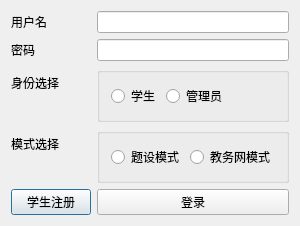
<?xml version="1.0" encoding="UTF-8"?>
<ui version="4.0">
 <class>LoginDialogClass</class>
 <widget class="QDialog" name="LoginDialogClass">
  <property name="geometry">
   <rect>
    <x>0</x>
    <y>0</y>
    <width>279</width>
    <height>177</height>
   </rect>
  </property>
  <property name="windowTitle">
   <string>登录</string>
  </property>
  <layout class="QFormLayout" name="formLayout_3">
   <item row="0" column="0">
    <widget class="QLabel" name="label">
     <property name="text">
      <string>用户名</string>
     </property>
     <property name="buddy">
      <cstring>lineEdit</cstring>
     </property>
    </widget>
   </item>
   <item row="0" column="1">
    <widget class="QLineEdit" name="lineEdit"/>
   </item>
   <item row="1" column="0">
    <widget class="QLabel" name="label_2">
     <property name="text">
      <string>密码</string>
     </property>
     <property name="buddy">
      <cstring>lineEdit_2</cstring>
     </property>
    </widget>
   </item>
   <item row="1" column="1">
    <widget class="QLineEdit" name="lineEdit_2">
     <property name="echoMode">
      <enum>QLineEdit::Password</enum>
     </property>
    </widget>
   </item>
   <item row="2" column="0">
    <widget class="QLabel" name="label_3">
     <property name="text">
      <string>身份选择</string>
     </property>
    </widget>
   </item>
   <item row="2" column="1">
    <widget class="QGroupBox" name="groupBox">
     <property name="title">
      <string/>
     </property>
     <layout class="QFormLayout" name="formLayout">
      <item row="0" column="0">
       <widget class="QRadioButton" name="radioButton">
        <property name="text">
         <string>学生</string>
        </property>
       </widget>
      </item>
      <item row="0" column="1">
       <widget class="QRadioButton" name="radioButton_2">
        <property name="text">
         <string>管理员</string>
        </property>
       </widget>
      </item>
     </layout>
    </widget>
   </item>
   <item row="3" column="0">
    <widget class="QLabel" name="label_4">
     <property name="text">
      <string>模式选择</string>
     </property>
    </widget>
   </item>
   <item row="3" column="1">
    <widget class="QGroupBox" name="groupBox_2">
     <property name="title">
      <string/>
     </property>
     <layout class="QFormLayout" name="formLayout_2">
      <item row="0" column="0">
       <widget class="QRadioButton" name="radioButton_3">
        <property name="text">
         <string>题设模式</string>
        </property>
       </widget>
      </item>
      <item row="0" column="1">
       <widget class="QRadioButton" name="radioButton_4">
        <property name="text">
         <string>教务网模式</string>
        </property>
       </widget>
      </item>
     </layout>
    </widget>
   </item>
   <item row="4" column="0">
    <widget class="QPushButton" name="pushButton_2">
     <property name="text">
      <string>学生注册</string>
     </property>
    </widget>
   </item>
   <item row="4" column="1">
    <widget class="QPushButton" name="pushButton">
     <property name="text">
      <string>登录</string>
     </property>
    </widget>
   </item>
  </layout>
 </widget>
 <layoutdefault spacing="6" margin="11"/>
 <resources>
  <include location="LoginDialog.qrc"/>
 </resources>
 <connections>
  <connection>
   <sender>pushButton</sender>
   <signal>clicked()</signal>
   <receiver>LoginDialogClass</receiver>
   <slot>Login()</slot>
   <hints>
    <hint type="sourcelabel">
     <x>414</x>
     <y>167</y>
    </hint>
    <hint type="destinationlabel">
     <x>60</x>
     <y>327</y>
    </hint>
   </hints>
  </connection>
  <connection>
   <sender>pushButton_2</sender>
   <signal>clicked()</signal>
   <receiver>LoginDialogClass</receiver>
   <slot>Register()</slot>
   <hints>
    <hint type="sourcelabel">
     <x>83</x>
     <y>167</y>
    </hint>
    <hint type="destinationlabel">
     <x>94</x>
     <y>372</y>
    </hint>
   </hints>
  </connection>
 </connections>
 <slots>
  <slot>Login()</slot>
  <slot>Register()</slot>
 </slots>
</ui>
